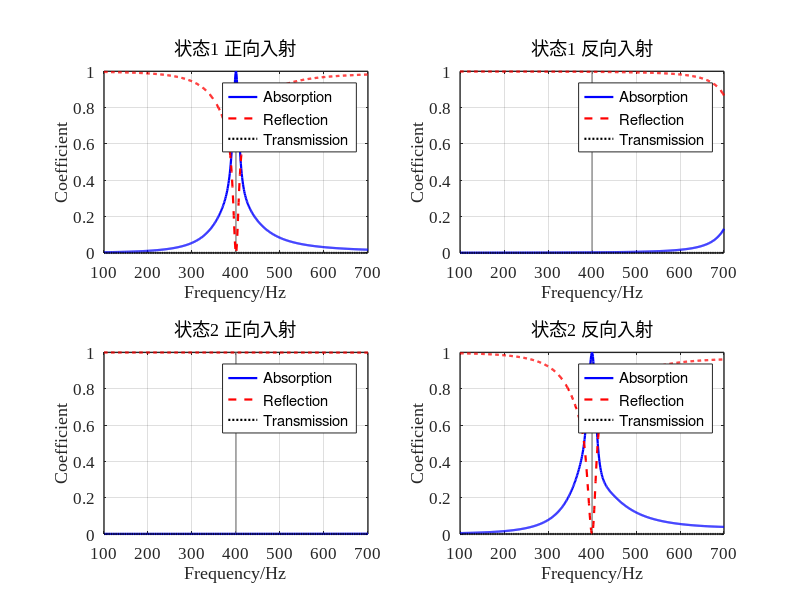
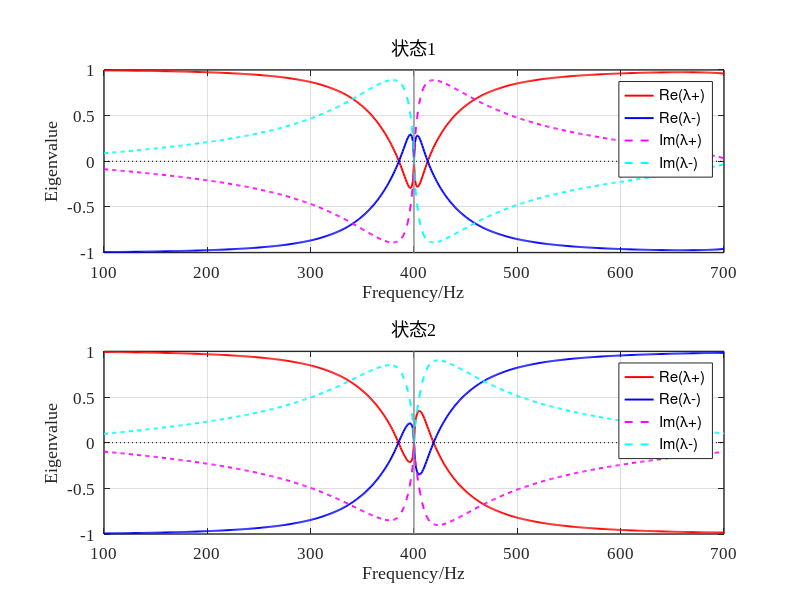

Write MATLAB code to recreate these figures, in order.
clear;
clc;
close all;

%% 1. 基本参数

f = 100:1:700;
omega = 2*pi*f;
Nf = length(f);

rho0 = 1.29;
c0 = 343;
eta = 1.89e-5;
kappa = 0.026;
Cv = 712;
gamma = 1.4;

P0 = rho0*c0^2/gamma;
Z0 = rho0*c0;

nu = eta/rho0;
mu_bar = kappa/(rho0*Cv);

W = 30e-3;
L = 30e-3;
S = W*L;

Nc = 4;

%% 2. 四单胞结构参数

% 三层微穿孔板厚度（m）。两态共用。
t = 2e-3*ones(Nc,3);

% 12 个孔径（m）。每行一个单胞，三列是三块板。两态共用。
d = 1e-3 * [
    0.10523839  2.30889639  7.99639151;
    6.67688764  0.10287452  4.90627569;
    6.05055847  0.10000000  7.12840978;
    0.17713759  0.21444739  7.16823169
];

% 两侧对调锁在 400 Hz，并尽量让散射特征值并到一起。
H1 = 1e-3 * [
    10.00000000  10.00000000;
    79.79873067  10.00000000;
    79.97383299  10.00000000;
    29.26046627  10.00000000
];

H2 = 1e-3 * [
    34.36160335  33.22451717;
    10.00000000  76.21853906;
    10.00387098  80.00000000;
    64.24610608  25.05666164
];

n_holes = ones(Nc,3);
phi = pi*d.^2.*n_holes/(4*S);
weight = ones(1,Nc)/Nc;

%% 3. 折纸几何

a = 30;       % mm
hc = 20;      % mm
n0 = 4;
beta = 45;    % degree

%% 4. 微穿孔板阻抗（孔径不变，只算一次）

Zp = complex(zeros(Nc,3,Nf));

for s = 1:Nc
    for j = 1:3
        y = (d(s,j)/2)./sqrt(eta./(rho0*omega));
        q = y*sqrt(-1i);
        F = 1-2*besselj(1,q)./(q.*besselj(0,q));
        Z = 1i*omega*rho0*t(s,j)./(phi(s,j).*F) ...
          + sqrt(2)*eta*y./(phi(s,j)*d(s,j)) ...
          + 1i*0.85*omega*rho0*d(s,j)/phi(s,j);
        Zp(s,j,:) = reshape(Z,1,1,Nf);
    end
end

%% 5. Full Stinson Model（与腔高无关，只算一次）

N = 200;

Sv = zeros(1,Nf);
St = zeros(1,Nf);

for m = 0:N
    am = (2*m+1)*pi/W;
    for n = 0:N
        bn = (2*n+1)*pi/L;
        lambda2 = am^2+bn^2;
        wmn = 1/(am^2*bn^2);
        Sv = Sv + wmn*lambda2./(lambda2+1i*omega/nu);
        St = St + wmn*lambda2./(lambda2+1i*omega/mu_bar);
    end
end

Fv = 64*Sv/(W^2*L^2);
Ft = 64*St/(W^2*L^2);

rho_eff = rho0./(1-Fv);
K_eff = gamma*P0./(1+(gamma-1)*Ft);

k_eff = omega.*sqrt(rho_eff./K_eff);
Z_eff = sqrt(rho_eff.*K_eff);

%% 6. 两种腔高分别算正反向吸声

Hstate = cat(3,H1,H2);
alpha = zeros(2,2,Nf);
refl = zeros(2,2,Nf);
trans = zeros(2,Nf);
rfC = complex(zeros(2,Nf));
rbC = complex(zeros(2,Nf));
tauC = complex(zeros(2,Nf));

for state = 1:2
    H = Hstate(:,:,state);
    H_mm = H*1e3;
    h = H_mm/n0;

    if any(H_mm(:)<=0) || any(H_mm(:)>n0*hc)
        error('状态 %d 的腔高必须满足 0 < H <= %.0f mm。', state, n0*hc);
    end

    q = sqrt(max(0,hc^2-h.^2));
    V11 = a.*h.*q/16;
    V12 = h.*(a-hc).*q/(16*tand(beta));
    V13 = h.*q/24.*(hc/tand(beta)-q/2);
    V_mm3 = 8*n0.*(a^2.*h/8-V11-V12-V13);

    if any(V_mm3(:)<=0)
        error('状态 %d 的折纸腔体积出现非正值。', state);
    end

    H_eq = V_mm3*1e-9/S;

    fprintf('\n========== 状态 %d ==========\n', state);
    disp('实际腔高（mm）：');
    disp(H_mm);
    disp('等效腔高（mm）：');
    disp(H_eq*1e3);

    rf = complex(zeros(1,Nf));
    rb = complex(zeros(1,Nf));
    tau = complex(zeros(1,Nf));

    for ii = 1:Nf
        Y_total = complex(zeros(2,2));
        k = k_eff(ii);
        Z = Z_eff(ii);

        for s = 1:Nc
            Tp1 = [1,Zp(s,1,ii);0,1];
            Tp2 = [1,Zp(s,2,ii);0,1];
            Tp3 = [1,Zp(s,3,ii);0,1];

            Hc1 = H_eq(s,1);
            Hc2 = H_eq(s,2);
            Tc1 = [cos(k*Hc1),1i*Z*sin(k*Hc1);
                   1i*sin(k*Hc1)/Z,cos(k*Hc1)];
            Tc2 = [cos(k*Hc2),1i*Z*sin(k*Hc2);
                   1i*sin(k*Hc2)/Z,cos(k*Hc2)];

            Tm = Tp1*Tc1*Tp2*Tc2*Tp3;
            A = Tm(1,1);
            B = Tm(1,2);
            C = Tm(2,1);
            D = Tm(2,2);
            Ys = [D/B,C-A*D/B;1/B,-A/B];
            Y_total = Y_total+weight(s)*Ys;
        end

        Y11 = Y_total(1,1);
        Y12 = Y_total(1,2);
        Y21 = Y_total(2,1);
        Y22 = Y_total(2,2);

        A = -Y22/Y21;
        B = 1/Y21;
        C = Y12-Y11*Y22/Y21;
        D = Y11/Y21;

        den = A+B/Z0+C*Z0+D;
        tau(ii) = 2/den;
        rf(ii) = (A+B/Z0-C*Z0-D)/den;
        rb(ii) = (-A+B/Z0-C*Z0+D)/den;
    end

    alpha(state,1,:) = 1-abs(rf).^2-abs(tau).^2;
    alpha(state,2,:) = 1-abs(rb).^2-abs(tau).^2;
    refl(state,1,:) = abs(rf).^2;
    refl(state,2,:) = abs(rb).^2;
    trans(state,:) = abs(tau).^2;
    rfC(state,:) = rf;
    rbC(state,:) = rb;
    tauC(state,:) = tau;
end

%% 7. 同一频率上的两侧对调

af1 = squeeze(alpha(1,1,:)).';
ab1 = squeeze(alpha(1,2,:)).';
Rf1 = squeeze(refl(1,1,:)).';
Rb1 = squeeze(refl(1,2,:)).';
T1 = trans(1,:);
af2 = squeeze(alpha(2,1,:)).';
ab2 = squeeze(alpha(2,2,:)).';
Rf2 = squeeze(refl(2,1,:)).';
Rb2 = squeeze(refl(2,2,:)).';
T2 = trans(2,:);
joint = (af1-1).^2 + Rf1.^2 + T1.^2 + (Rb1-1).^2 + ab1.^2 ...
    + (ab2-1).^2 + Rb2.^2 + T2.^2 + (Rf2-1).^2 + af2.^2;
[~, iBest] = min(joint);
near = af1>=0.99 & Rf1<=0.01 & T1<=0.01 & Rb1>=0.99 & ab1<=0.01 ...
    & ab2>=0.99 & Rb2<=0.01 & T2<=0.01 & Rf2>=0.99 & af2<=0.01;
fp = [f(iBest), f(iBest)];

fprintf('\n========== 同一频率上的两侧对调 ==========\n');
fprintf('最好频率 %.0f Hz\n', f(iBest));
fprintf('状态1  正向吸声 %.4f  反射 %.4f  透射 %.4f\n', af1(iBest), Rf1(iBest), T1(iBest));
fprintf('状态1  反向吸声 %.4f  反射 %.4f  透射 %.4f\n', ab1(iBest), Rb1(iBest), T1(iBest));
fprintf('状态2  正向吸声 %.4f  反射 %.4f  透射 %.4f\n', af2(iBest), Rf2(iBest), T2(iBest));
fprintf('状态2  反向吸声 %.4f  反射 %.4f  透射 %.4f\n', ab2(iBest), Rb2(iBest), T2(iBest));
fprintf('接近这一标准的频率点 %d 个：', sum(near));
fprintf(' %.0f', f(near));
fprintf(' Hz\n');

%% 8. 绘图

titles = { ...
    '状态1 正向入射', '状态1 反向入射', ...
    '状态2 正向入射', '状态2 反向入射'};
side = [1 2 1 2];
stateId = [1 1 2 2];

figure('Color','w','Position',[40 40 1100 760]);
for p = 1:4
    subplot(2,2,p);
    st = stateId(p);
    sd = side(p);
    hold on;
    plot([fp(st) fp(st)], [0 1], 'Color', [0.55 0.55 0.55], 'LineWidth', 1.0, 'HandleVisibility', 'off');
    hA = plot(f, squeeze(alpha(st,sd,:)), 'b-', 'LineWidth', 1.6);
    hR = plot(f, squeeze(refl(st,sd,:)), 'r--', 'LineWidth', 1.6);
    hT = plot(f, trans(st,:), 'k:', 'LineWidth', 1.6);
    grid on; box on;
    xlim([100 700]); ylim([0 1]);
    xticks(100:100:700); yticks(0:0.2:1);
    xlabel('Frequency/Hz'); ylabel('Coefficient');
    title(titles{p}, 'FontWeight', 'normal');
    legend([hA, hR, hT], {'Absorption', 'Reflection', 'Transmission'}, 'Location', 'best');
    set(gca, 'FontName', 'Times New Roman', 'FontSize', 12, 'LineWidth', 1.0, 'TickDir', 'in');
end

outDir = fileparts(mfilename('fullpath'));
if isempty(outDir)
    outDir = pwd;
end
print(gcf, fullfile(outDir, 'ep_reversal_result.png'), '-dpng', '-r140');

%% 9. 并联后散射矩阵的两个特征值
% 与单胞同一写法。四单元并联后仍是一条双端口，
%   S = [ tau , rb ;
%         rf  , tau ]
%   λ+ = tau + sqrt(rf*rb)
%   λ- = tau - sqrt(rf*rb)
% 一边反射振幅接近 0 时，sqrt(rf*rb) 接近 0，两条特征值靠在一起。
% 开方沿频率连续跟踪，避免主值开方把 λ+ 和 λ- 对调。

lamP = complex(zeros(2,Nf));
lamM = complex(zeros(2,Nf));
for state = 1:2
    rf = rfC(state,:);
    rb = rbC(state,:);
    tau = tauC(state,:);
    delta = sqrt(rf.*rb);
    plus = tau+delta;
    minus = tau-delta;
    for ii = 2:Nf
        if abs(plus(ii)-plus(ii-1))+abs(minus(ii)-minus(ii-1)) ...
                > abs(plus(ii)-minus(ii-1))+abs(minus(ii)-plus(ii-1))
            tmp = plus(ii);
            plus(ii) = minus(ii);
            minus(ii) = tmp;
        end
    end
    lamP(state,:) = plus;
    lamM(state,:) = minus;
end

i400 = find(f==400, 1);
fprintf('\n========== 散射矩阵特征值 ==========\n');
for state = 1:2
    fprintf('状态%d  400 Hz\n', state);
    fprintf('  Re(λ+) % .6f   Re(λ-) % .6f\n', real(lamP(state,i400)), real(lamM(state,i400)));
    fprintf('  Im(λ+) % .6f   Im(λ-) % .6f\n', imag(lamP(state,i400)), imag(lamM(state,i400)));
    fprintf('  |λ+-λ-| %.6e\n', abs(lamP(state,i400)-lamM(state,i400)));
end

eigTitle = {'状态1', '状态2'};
figure('Color','w','Position',[80 80 1000 720]);
for st = 1:2
    subplot(2,1,st);
    hold on;
    h1 = plot(f, real(lamP(st,:)), 'r-', 'LineWidth', 1.4);
    h2 = plot(f, real(lamM(st,:)), 'b-', 'LineWidth', 1.4);
    h3 = plot(f, imag(lamP(st,:)), 'm--', 'LineWidth', 1.4);
    h4 = plot(f, imag(lamM(st,:)), 'c--', 'LineWidth', 1.4);
    plot([100 700], [0 0], 'k:', 'HandleVisibility', 'off');
    yl = ylim;
    plot([400 400], yl, 'Color', [0.55 0.55 0.55], 'LineWidth', 1.0, 'HandleVisibility', 'off');
    ylim(yl);
    grid on; box on;
    xlim([100 700]);
    xticks(100:100:700);
    xlabel('Frequency/Hz'); ylabel('Eigenvalue');
    title(eigTitle{st}, 'FontWeight', 'normal');
    legend([h1 h2 h3 h4], {'Re(\lambda+)','Re(\lambda-)','Im(\lambda+)','Im(\lambda-)'}, 'Location', 'best');
    set(gca, 'FontName', 'Times New Roman', 'FontSize', 12, 'LineWidth', 1.0, 'TickDir', 'in');
end
print(gcf, fullfile(outDir, 'ep_reversal_eigenvalues.png'), '-dpng', '-r140');
fprintf('图已保存。\n');
